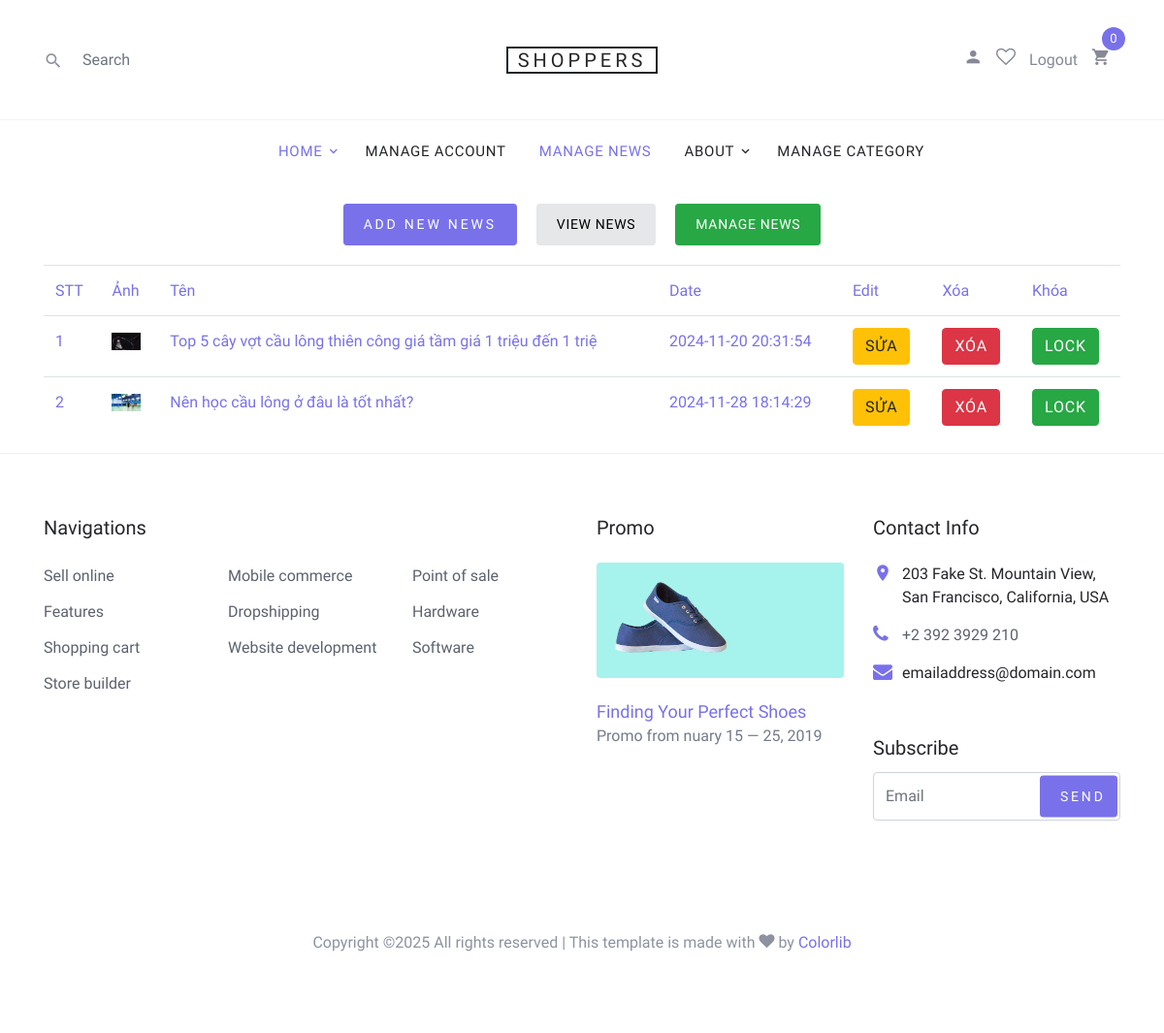
Page /shoppers-admin/index.php?cmd=news (signed in) on the committed database.
### tables this page shows
CREATE TABLE `news` (
  `id` int(5) UNSIGNED NOT NULL,
  `name` varchar(256) NOT NULL,
  `img` varchar(100) DEFAULT NULL,
  `description` text NOT NULL,
  `content` text DEFAULT NULL,
  `date` datetime NOT NULL DEFAULT current_timestamp(),
  `status` tinyint(1) NOT NULL DEFAULT 1
);

### shoppers-admin/index.php (called while the page is built, shortened)
<?php
    if(isset($_GET['cmd']))
        $cmd = $_GET['cmd'];
    else
        $cmd = 'home';
    include("head.php");
    include("header.php");
    include($cmd. ".php");
    include("footer.php");
?>

### shoppers-admin/news.php (the view, shortened to what this page needs)
<?php
function manage()
{
    global $conn;
    $data=
    "<table class='table' style='color:#7971ea;'>
    <tr class='text-weight'>
        <td>STT</td>
        <td>Ảnh</td>
        <td>Tên</td>
        <td>Date</td>
        <td>Edit</td>
        <td>Xóa</td>
        <td>Khóa</td>
    </tr>";
    $stt=1;
    $sql='select * from news';
    $result=mysqli_query($conn,$sql);
    while($row=mysqli_fetch_assoc($result))
    {
        if($row['status']==1)
        $status="<a href='index.php?cmd=news&action=status&id=".$row['id']."&status=".$row['status']."' class='btn btn-success'>Lock</a>";
        else
        $status="<a href='index.php?cmd=news&action=status&id=".$row['id']."&status=".$row['status']."' class='btn btn-secondary'>Unlock</a>";
        $data.= "
        <tr><td>".$stt++."</td>
            <td><img src='../images/".$row['img']."' width='30'></td>
            <td>".$row['name']."</td>
            <td>".$row['date']."</td>
            <td><a href='index.php?cmd=news&action=edit&id=".$row['id']."' class='btn btn-warning'>Sửa</a></td>
            <td><a href='index.php?cmd=news&action=del&id=".$row['id']."' class='btn btn-danger'>Xóa</a></td>
            <td>".$status."</td>
        </tr>";
    }
    $data.= '</table>';
    echo $data;
}
?>
<section>
    <div class="container">
        <div class="row d-flex justify-content-center">
            <div class="col-12">
                <div class="d-flex justify-content-center gap-20 py-20">
                    <a href="index.php?cmd=news&action=add" class="btn btn-sm btn-primary">Add new News</a>
                    <a href="index.php?cmd=news-category" class="btn btn-sm btn-secondary">View News</a>
                    <a href="index.php?cmd=news&action=manage" class="btn btn-sm btn-success">Manage News</a>
                </div>
            </div>
            <div class="col-12">
            <?php
            if(isset($_GET['action']))
                $action=$_GET['action'];
            else
                $action = 'manage';
            switch($action)
            {
                default: manage();
            }
            ?>
            </div>
        </div>
    </div>
</section>

### shoppers-admin/css/style.css (style rules this page uses)
body { line-height: 1.7; color: #8c92a0; font-weight: 300; font-size: 16px; }
a { -webkit-transition: .3s all ease; -o-transition: .3s all ease; transition: .3s all ease; }
.btn { text-transform: uppercase; position: relative; -webkit-transition: 0.2s all ease-in-out !important; -o-transition: 0.2s all ease-in-out !important; transition: 0.2s all ease-in-out !important; top: 0; letter-spacing: .05em; }
.btn.btn-secondary { background-color: #e6e7e9; border-color: #e6e7e9; color: #000; }
.btn.btn-sm { font-size: 14px !important; padding: 10px 20px !important; }
.btn.btn-primary { font-size: 17px; font-weight: 300; letter-spacing: .2em; }
.gap-20 { gap: 20px; }
.py-20 { padding-top: 20px; padding-bottom: 20px; }

### rows in the picture
news: img (picture), name "Top 5 cây vợt cầu lông thiên công giá tầm giá 1 triệu đến 1 triệ", date "2024-11-20 20:31:54"
news: img (picture), name "Nên học cầu lông ở đâu là tốt nhất?", date "2024-11-28 18:14:29"
